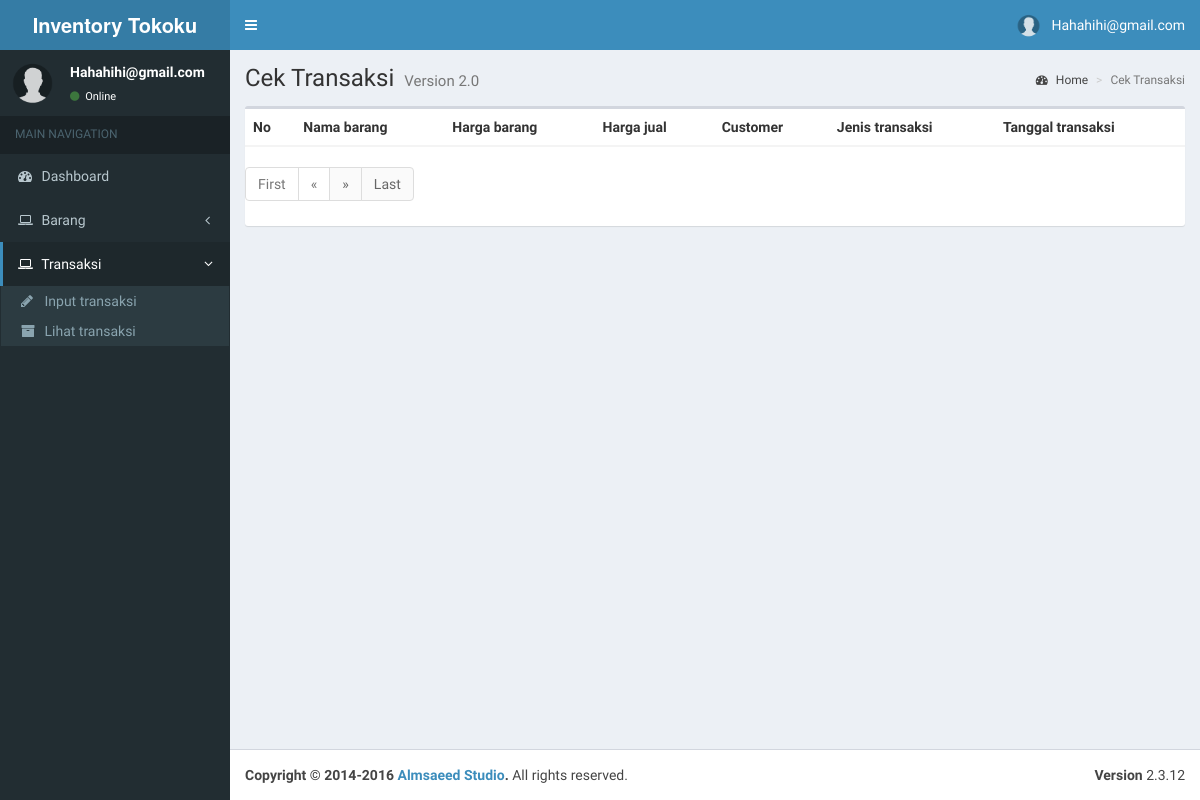
The app's page /karyawan/cektransaksi.php (signed in), older data.
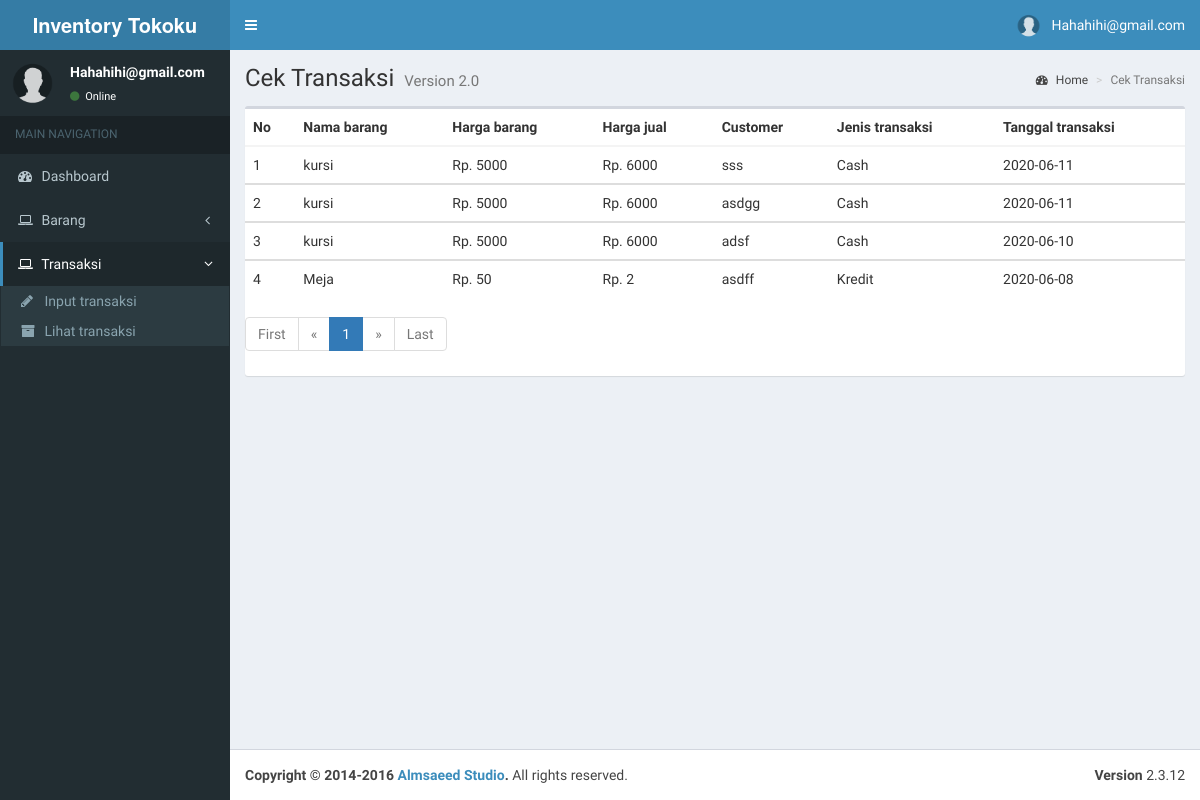
The same page, newer data.
### tables this page shows
CREATE TABLE `transaksi` (
  `id_transaksi` int(5) NOT NULL,
  `id_barang` varchar(5) NOT NULL,
  `jenis_transaksi` varchar(20) NOT NULL,
  `jumlah_beli` int(20) NOT NULL,
  `total_harga` int(20) NOT NULL,
  `customer` text NOT NULL,
  `nik_customer` text NOT NULL,
  `tempat_lahir` text NOT NULL,
  `tanggal_transaksi` date NOT NULL,
  `nomor_hp` bigint(14) NOT NULL,
  `alamat` text NOT NULL,
  `created_at` timestamp NOT NULL DEFAULT current_timestamp() ON UPDATE current_timestamp()
);

CREATE TABLE `barang` (
  `id_barang` varchar(5) NOT NULL,
  `jenis_barang` varchar(30) NOT NULL,
  `nama_barang` varchar(60) NOT NULL,
  `harga_beli` int(20) NOT NULL,
  `harga_jual` int(20) NOT NULL,
  `jumlah_stock` int(20) NOT NULL,
  `supplier` text NOT NULL,
  `deskripsi` text NOT NULL,
  `created_at` timestamp NOT NULL DEFAULT current_timestamp() ON UPDATE current_timestamp()
);

### karyawan/cektransaksi.php (the view, shortened to what the changed rows need)
<!DOCTYPE html>
<html>
<head>
  <link rel="stylesheet" href="bootstrap/css/bootstrap.min.css">
  <link rel="stylesheet" href="https://cdnjs.cloudflare.com/ajax/libs/font-awesome/4.5.0/css/font-awesome.min.css">
  <link rel="stylesheet" href="https://cdnjs.cloudflare.com/ajax/libs/ionicons/2.0.1/css/ionicons.min.css">
  <link rel="stylesheet" href="dist/css/AdminLTE.min.css">
  <link rel="stylesheet" href="bootstrap/css/style.css">
  <link rel="stylesheet" href="dist/css/skins/_all-skins.min.css">
</head>
<body class="hold-transition skin-blue sidebar-mini">
<div class="wrapper">
  <div class="content-wrapper">
    <section class="content-header">
      <h1>
        Cek Transaksi
        <small>Version 2.0</small>
      </h1>
    </section>
    <section class="content">
		<div class="row">
			  <div class="col-xs-12">
				<div class="box">
                      <div class="box-body table-responsive no-padding">
                     <div class="box-body table-responsive no-padding">
                        <?php
                           $mysql_hostname = "localhost";
                           $mysql_user = "root";
                           $mysql_password = "";
                           $mysql_database = "inventory";
                           $conn = mysqli_connect($mysql_hostname, $mysql_user, $mysql_password, $mysql_database);
            ?>
					 <table class="table table-hover">
                        <thead>
                           <th>No</th>
                           <th>Nama barang</th>
                           <th>Harga barang</th>
                           <th>Harga jual</th>
                           <th>Customer</th>
                           <th>Jenis transaksi</th>
                           <th>Tanggal transaksi</th>
                        </thead>
						<?php
$page = (isset($_GET['page'])) ? $_GET['page'] : 1;
$limit = 10;
$limit_start = ($page - 1) * $limit;
$no = $limit_start + 1;
$sql = "SELECT nama_barang, id_transaksi, harga_beli, harga_jual, total_harga, jumlah_beli, jenis_transaksi, tanggal_transaksi, customer
FROM barang t1 INNER JOIN transaksi t2 ON t2.id_barang = t1.id_barang ORDER BY t2.created_at LIMIT $limit_start, $limit";
                                             if($result = @mysqli_query($conn,$sql)){
                                                 if(mysqli_num_rows($result) > 0){
                                                     while($row = mysqli_fetch_array($result)){
                           ?>
                        <tbody>
                           <td><?php echo $no++ ?></td>
                           <td><?php echo $row['nama_barang'] ?></td>
                           <td><?php echo "Rp. " . $row['harga_beli'] ?></td>
						   <td><?php echo "Rp. " . $row['harga_jual'] ?></td>
                           <td><?php echo $row['customer'] ?></td>
                           <td><?php echo $row['jenis_transaksi'] ?></td>
                           <td><?php echo $row['tanggal_transaksi'] ?></td>
                        </tbody>
                        <?php
                           }
                           }echo "</table>";
                           } else{
                           echo "ERROR: Could not able to execute $sql. ";
                           }
                           ?>
                        <ul class="pagination">
            <?php
            $sql = mysqli_query($conn, "SELECT COUNT(id_transaksi) as num FROM transaksi");
            $total_pages = mysqli_fetch_array($sql);
            $yourcount = $total_pages['num'];
            $jumlah_page = ceil($yourcount / $limit);
            $jumlah_number = 3;
            $start_number = ($page > $jumlah_number) ? $page - $jumlah_number : 1;
            $end_number = ($page < ($jumlah_page - $jumlah_number)) ? $page + $jumlah_number : $jumlah_page;
            for ($i = $start_number; $i <= $end_number; $i++) {
                $link_active = ($page == $i) ? 'class="active"' : '';
            ?>
                <li <?php echo $link_active; ?>><a href="cektransaksi.php?page=<?php echo $i; ?>"><?php echo $i; ?></a></li>
            <?php
            }
            ?>
            <?php
            if ($page == $jumlah_page) {
            ?>
                <li class="disabled"><a href="#">&raquo;</a></li>
                <li class="disabled"><a href="#">Last</a></li>
            <?php
            } else {
                $link_next = ($page < $jumlah_page) ? $page + 1 : $jumlah_page;
            ?>
                <li><a href="cektransaksi.php?page=<?php echo $link_next; ?>">&raquo;</a></li>
                <li><a href="cektransaksi.php?page=<?php echo $jumlah_page; ?>">Last</a></li>
            <?php
            }
            ?>
        </ul>
				</div>
			  </div>
		</div>
    </section>
  </div>
</div>
</body>
</html>

Row changes from the older to the newer data that the page shows:
added transaksi: id_barang.nama_barang "kursi", id_barang.harga_beli "5000", id_barang.harga_jual "6000", customer "sss", jenis_transaksi "Cash", tanggal_transaksi "2020-06-11"
added transaksi: id_barang.nama_barang "kursi", id_barang.harga_beli "5000", id_barang.harga_jual "6000", customer "asdgg", jenis_transaksi "Cash", tanggal_transaksi "2020-06-11"
added transaksi: id_barang.nama_barang "kursi", id_barang.harga_beli "5000", id_barang.harga_jual "6000", customer "adsf", jenis_transaksi "Cash", tanggal_transaksi "2020-06-10"
added transaksi: id_barang.nama_barang "Meja", id_barang.harga_beli "50", id_barang.harga_jual "2", customer "asdff", jenis_transaksi "Kredit", tanggal_transaksi "2020-06-08"
Text that changed along with them:
new list line: "1"
